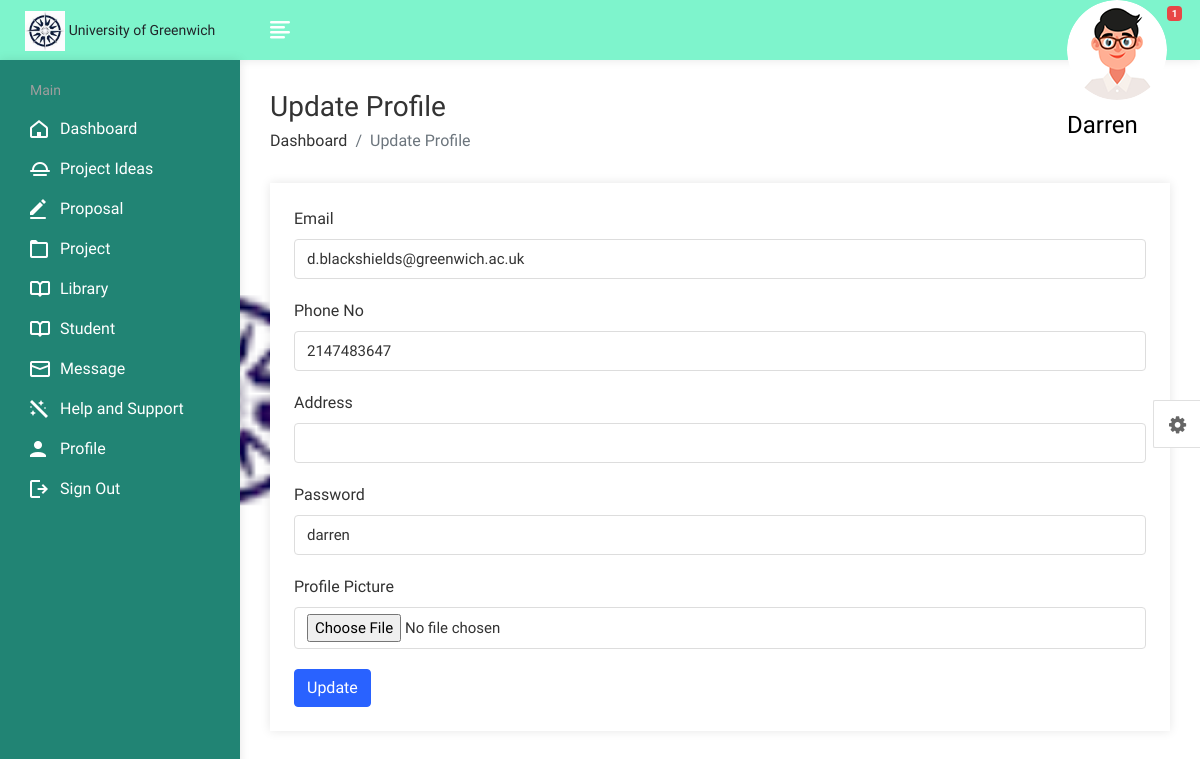
The page /lecturer/update_profile.php (signed in) on the database its author committed.
### tables this page shows
CREATE TABLE `lecturer` (
  `id` int(11) NOT NULL,
  `lid` int(11) NOT NULL,
  `firstname` varchar(255) NOT NULL,
  `lastname` varchar(255) NOT NULL,
  `email` varchar(255) NOT NULL,
  `phoneno` int(15) NOT NULL,
  `password` varchar(255) NOT NULL,
  `photo` varchar(255) NOT NULL,
  `faculty` varchar(255) NOT NULL,
  `department` varchar(255) NOT NULL,
  `sid` int(11) NOT NULL,
  `address` varchar(255) NOT NULL
);

### lecturer/update_profile.php (the view, shortened to what this page needs)
<?php
require("config.php");
$query = "SELECT lid, firstname, lastname, photo, email, phoneno, address, department, faculty, lid, password FROM lecturer WHERE lid = '{$_SESSION['lid']}'";
$result = mysqli_query($con, $query);
if ($result && mysqli_num_rows($result) > 0) {
    $row = mysqli_fetch_assoc($result);
    $email = $row['email'];
    $phoneNo = $row['phoneno'];
    $address = $row['address'];
    $password = $row['password'];
} else {
    exit('Error fetching lecturer details');
}
?>
<!DOCTYPE html>
<html lang="en">
<head>
    <link rel="stylesheet" href="assets/css/bootstrap.min.css">
    <link rel="stylesheet" href="assets/css/font-awesome.min.css">
    <link rel="stylesheet" href="assets/css/feathericon.min.css">
    <link rel="stylesheet" href="assets/css/style.css">
</head>
<body>
    <div class="main-wrapper">
        <?php include("header.php"); ?>
        <div class="page-wrapper">
            <div class="content container-fluid">
                <div class="page-header">
                    <div class="row">
                        <div class="col-sm-12">
                            <h3 class="page-title">Update Profile</h3>
                            <ul class="breadcrumb">
                                <li class="breadcrumb-item"><a href="dashboard.php">Dashboard</a></li>
                                <li class="breadcrumb-item active">Update Profile</li>
                            </ul>
                        </div>
                    </div>
                </div>
                <div class="card">
                    <div class="card-body">
                        <form action="" method="POST" enctype="multipart/form-data">
                            <div class="form-group">
                                <label>Email</label>
                                <input type="email" class="form-control" name="email" value="<?php echo $email; ?>" required>
                            </div>
                            <div class="form-group">
                                <label>Phone No</label>
                                <input type="text" class="form-control" name="phoneNo" value="<?php echo $phoneNo; ?>" required>
                            </div>
                            <div class="form-group">
                                <label>Address</label>
                                <input type="text" class="form-control" name="address" value="<?php echo $address; ?>" required>
                            </div>
                            <div class="form-group">
                                <label>Password</label>
                                <input type="text" class="form-control" name="password" value="<?php echo $password; ?>" required>
                            </div>
                            <div class="form-group">
                                <label>Profile Picture</label>
                                <input type="file" class="form-control" name="photo">
                            </div>
                            <button type="submit" class="btn btn-primary">Update</button>
                        </form>
                    </div>
                </div>
            </div>
        </div>
</body>
</html>

### lecturer/header.php (shortened to what this page needs)
<?php
require("config.php");
$query = "SELECT firstname FROM lecturer WHERE lid = '{$_SESSION['lid']}'";
$result = mysqli_query($con, $query);
if ($result && mysqli_num_rows($result) > 0) {
    $row = mysqli_fetch_assoc($result);
    $firstName = $row['firstname'];
} else {
    $firstName = 'Unknown';
}
$unreadQuery = "SELECT COUNT(*) AS unreadCount FROM messages WHERE recipient_id = '{$_SESSION['lid']}' AND is_read = 0";
$unreadResult = mysqli_query($con, $unreadQuery);
$unreadRow = mysqli_fetch_assoc($unreadResult);
$unreadCount = $unreadRow['unreadCount'];
?>
<div class="header">
    <div class="header-left">
        <a href="dashboard.php" class="logo">
            <img src="assets/img/logo.jpg" alt="Logo" width="30" height="50">
            <span style="font-size: 14px;">University of Greenwich</span>
        </a>
    </div>
    <a href="javascript:void(0);" id="toggle_btn">
        <i class="fe fe-text-align-left"></i>
    </a>
    <ul class="nav sid-menu">
        <li class="nav-item dropdown app-dropdown">
            <a href="#" class="dropdown-toggle nav-link" data-toggle="dropdown">
                <span class="sid-img"><img class="rounded-circle" src="assets/img/profiles/avatar-01.png" alt="Ryan Taylor"></span>
                <h4 style="color:black;margin-top:13px;text-transform:capitalize;"><?php echo $firstName; ?></h4>
                <?php if ($unreadCount > 0) { ?>
                    <span class="badge badge-danger"><?php echo $unreadCount; ?></span>
                <?php } ?>
            </a>
        </li>
    </ul>
</div>
            </div>
            <div class="sidebar" id="sidebar">
                <div class="sidebar-inner slimscroll">
					<div id="sidebar-menu" class="sidebar-menu">
						<ul>
							<li class="menu-title">
								<span>Main</span>
							</li>
							<li>
							<a href="dashboard.php"><i class="fe fe-home"></i> <span>Dashboard</span></a>
                            <a href="idea.php"><i class="fe fe-sunrise"></i> <span>Project Ideas</span></a>
<a href="proposal.php"><i class="fe fe-edit"></i> <span>Proposal</span></a>
<a href="project.php"><i class="fe fe-folder"></i> <span>Project</span></a>
<a href="library.php"><i class="fe fe-book"></i> <span>Library</span></a>
<a href="student.php"><i class="fe fe-book"></i> <span>Student</span></a>
<a href="message.php"><i class="fe fe-mail"></i> <span>Message</span></a>
<a href="help.php"><i class="fe fe-magic"></i> <span>Help and Support</span></a>
<a href="profile.php"><i class="fe fe-sid"></i> <span>Profile</span></a>
<a href="logout.php"><i class="fe fe-logout"></i> <span>Sign Out</span></a>
							</li>
						</ul>
					</div>
                </div>
            </div>

### lecturer/header.php (style rules this page uses)
.nav.sid-menu { display: flex; flex-direction: row-reverse; align-items: center; margin-right: 15px; height: 50px; }
.nav.sid-menu li { order: -1; margin-left: 10px; }
.nav.sid-menu h4 { color: white; margin-right: 10px; text-transform: capitalize; line-height: 1; }

### rows shown on the page
lecturer: firstname "Darren", email "d.blackshields@greenwich.ac.uk", phoneNo "2147483647", password "darren"

### other values the page prints
$unreadCount "1"
